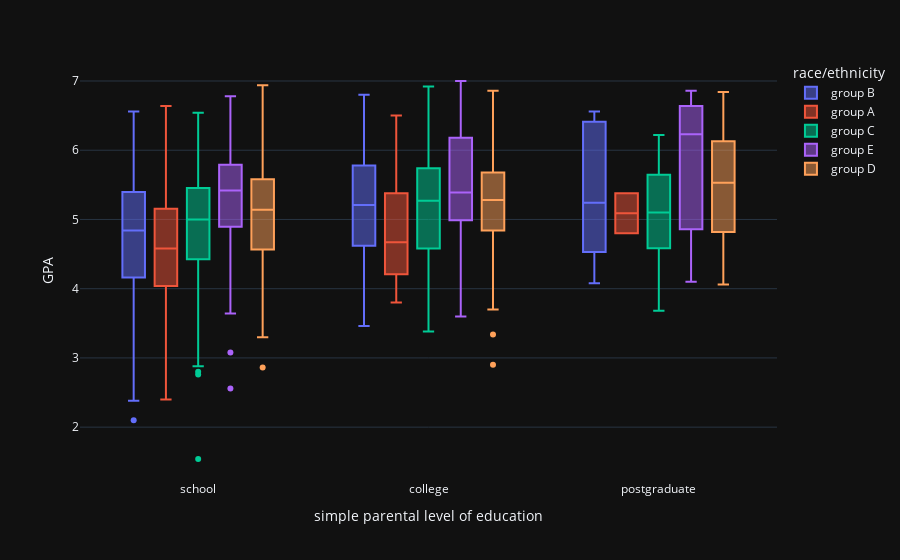

Notebook source saved alongside this figure:
### Code cell
fig = px.box(
    df_grades,
    x="simple parental level of education",
    y="GPA",
    color="race/ethnicity",
    hover_data=["GPA"],
)
fig.show()

### Figure 1 — Plotly figure (JSON) as saved in the notebook; plotly's stock layout.template omitted (floating-point values rounded to 4 significant figures; data arrays with more than 128 entries replaced by an {"elided": "..."} marker saying what was removed)
{"data": [{"alignmentgroup": "True", "hovertemplate": "race/ethnicity=group B<br>simple parental level of education=%{x}<br>GPA=%{y}<extra></extra>", "legendgroup": "group B", "marker": {"color": "#636efa"}, "name": "group B", "notched": false, "offsetgroup": "group B", "orientation": "v", "showlegend": true, "x": {"elided": "166 str values"}, "x0": " ", "xaxis": "x", "y": {"elided": "166 float values"}, "y0": " ", "yaxis": "y", "type": "box"}, {"alignmentgroup": "True", "hovertemplate": "race/ethnicity=group A<br>simple parental level of education=%{x}<br>GPA=%{y}<extra></extra>", "legendgroup": "group A", "marker": {"color": "#EF553B"}, "name": "group A", "notched": false, "offsetgroup": "group A", "orientation": "v", "showlegend": true, "x": ["college", "school", "college", "college", "college", "college", "college", "school", "school", "school", "college", "school", "college", "postgraduate", "school", "school", "college", "school", "school", "college", "school", "school", "school", "school", "school", "school", "postgraduate", "school", "college", "school", "school", "school", "school", "school", "college", "college", "college", "college", "school", "school", "school", "school", "school", "college", "school", "school", "school", "college", "school", "school", "school", "school", "college", "school", "college", "school", "school", "school", "college", "school", "school", "school", "school", "school", "school", "college", "school", "school", "school", "college", "school", "college", "school", "school", "college", "school", "school"], "x0": " ", "xaxis": "x", "y": [5.78, 3.46, 4.7, 5.02, 4.84, 3.96, 4.36, 4.96, 3.78, 4.84, 4.98, 4.26, 5.18, 4.8, 4.28, 4.24, 4.64, 4.68, 4.32, 4.0, 5.08, 2.4, 4.02, 5.38, 4.1, 4.68, 5.38, 6.64, 4.56, 4.12, 3.94, 4.1, 5.4, 6.0, 6.16, 4.08, 6.5, 5.52, 4.58, 5.08, 3.68, 3.88, 5.02, 3.8, 4.76, 3.36, 5.18, 4.54, 3.24, 6.34, 4.14, 5.66, 6.36, 5.72, 4.02, 5.62, 3.68, 3.48, 5.86, 3.6, 4.5, 5.68, 3.82, 5.08, 5.48, 5.24, 5.7, 4.38, 4.56, 4.34, 4.9, 4.64, 5.02, 4.66, 3.96, 4.54, 5.48], "y0": " ", "yaxis": "y", "type": "box"}, {"alignmentgroup": "True", "hovertemplate": "race/ethnicity=group C<br>simple parental level of education=%{x}<br>GPA=%{y}<extra></extra>", "legendgroup": "group C", "marker": {"color": "#00cc96"}, "name": "group C", "notched": false, "offsetgroup": "group C", "orientation": "v", "showlegend": true, "x": {"elided": "272 str values"}, "x0": " ", "xaxis": "x", "y": {"elided": "272 float values"}, "y0": " ", "yaxis": "y", "type": "box"}, {"alignmentgroup": "True", "hovertemplate": "race/ethnicity=group E<br>simple parental level of education=%{x}<br>GPA=%{y}<extra></extra>", "legendgroup": "group E", "marker": {"color": "#ab63fa"}, "name": "group E", "notched": false, "offsetgroup": "group E", "orientation": "v", "showlegend": true, "x": ["school", "school", "college", "college", "school", "school", "school", "college", "school", "college", "school", "school", "school", "school", "school", "college", "college", "postgraduate", "school", "school", "school", "school", "college", "college", "school", "school", "school", "postgraduate", "school", "school", "college", "school", "college", "school", "school", "college", "school", "college", "college", "college", "school", "college", "school", "school", "college", "college", "college", "college", "college", "school", "school", "college", "college", "college", "school", "college", "college", "college", "school", "school", "school", "school", "school", "school", "school", "college", "college", "college", "college", "school", "college", "college", "school", "school", "college", "school", "college", "school", "school", "school", "school", "college", "school", "college", "postgraduate", "college", "college", "school", "college", "school", "postgraduate", "college", "school", "college", "college", "school", "school", "school", "college", "school", "school", "school", "college", "college", "school", "college", "school", "school", "college", "postgraduate", "college", "school", "school", "postgraduate", "college", "college", "college", "college", "school", "school", "school"], "x0": " ", "xaxis": "x", "y": [5.64, 5.76, 5.54, 6.14, 5.96, 5.1, 6.14, 6.24, 5.42, 6.34, 5.1, 6.2, 5.36, 6.32, 5.1, 5.22, 5.92, 6.86, 5.52, 4.06, 6.0, 4.88, 5.2, 5.84, 4.74, 4.52, 4.36, 4.1, 3.64, 4.5, 4.98, 6.64, 5.14, 5.4, 5.56, 5.82, 5.84, 6.22, 6.22, 7.0, 4.88, 5.0, 5.52, 5.38, 4.2, 6.42, 4.82, 6.98, 5.88, 5.56, 5.72, 6.86, 5.34, 3.6, 5.82, 5.5, 5.7, 6.06, 2.56, 5.62, 4.04, 5.6, 5.72, 6.32, 5.68, 5.0, 7.0, 5.26, 6.76, 4.02, 4.86, 6.24, 6.0, 4.94, 4.62, 5.26, 5.48, 5.54, 5.08, 5.2, 4.66, 5.12, 6.3, 3.66, 6.18, 3.76, 5.28, 5.36, 4.42, 5.34, 6.64, 5.08, 6.78, 5.78, 6.52, 5.46, 5.52, 5.8, 4.8, 5.74, 4.44, 3.08, 5.08, 5.22, 5.9, 5.74, 4.98, 5.34, 4.96, 6.28, 4.44, 6.18, 5.94, 4.86, 5.44, 7.0, 4.12, 5.26, 4.62, 4.34, 5.2], "y0": " ", "yaxis": "y", "type": "box"}, {"alignmentgroup": "True", "hovertemplate": "race/ethnicity=group D<br>simple parental level of education=%{x}<br>GPA=%{y}<extra></extra>", "legendgroup": "group D", "marker": {"color": "#FFA15A"}, "name": "group D", "notched": false, "offsetgroup": "group D", "orientation": "v", "showlegend": true, "x": {"elided": "239 str values"}, "x0": " ", "xaxis": "x", "y": {"elided": "239 float values"}, "y0": " ", "yaxis": "y", "type": "box"}], "layout": {"xaxis": {"anchor": "y", "domain": [0.0, 1.0], "title": {"text": "simple parental level of education"}}, "yaxis": {"anchor": "x", "domain": [0.0, 1.0], "title": {"text": "GPA"}}, "legend": {"title": {"text": "race/ethnicity"}, "tracegroupgap": 0}, "margin": {"t": 60}, "boxmode": "group"}}
